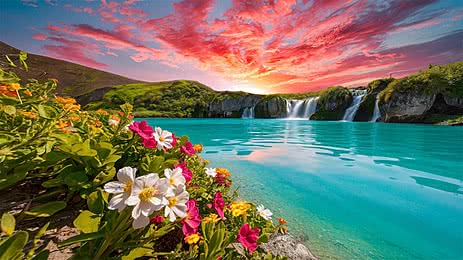
#> input picture Assignment 2/document_scanner/Sample.jpg, 463 x 260 px
$ python restoration.py
#> lines starting #> are read from the running program, lines starting #| are printed output that depends on the picture; long printed decimals are rounded
# Name: HITESH
# Roll No: 2301010280
# Course: Image Processing
# Assignment: Smart Document Scanner


import cv2
import numpy as np
import matplotlib.pyplot as plt

#Load image
img = cv2.imread('Sample.jpg')
#> img is the input picture: shape (260, 463, 3); mean B, G, R 99.8, 114.7, 110.7
img = cv2.resize(img, (512, 512))
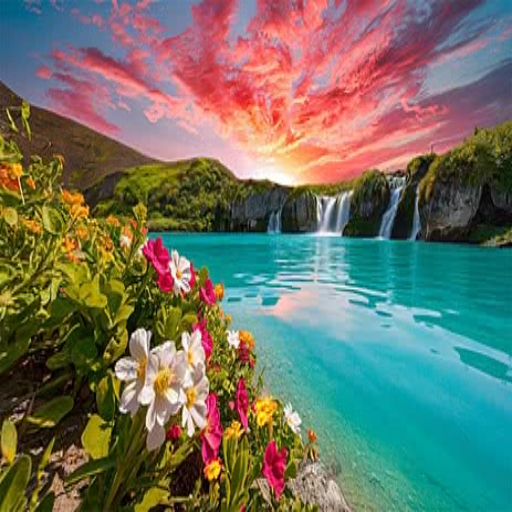
#> img: shape (512, 512, 3); mean B, G, R 99.7, 114.6, 110.6

# Convert to grayscale
gray = cv2.cvtColor(img, cv2.COLOR_BGR2GRAY)
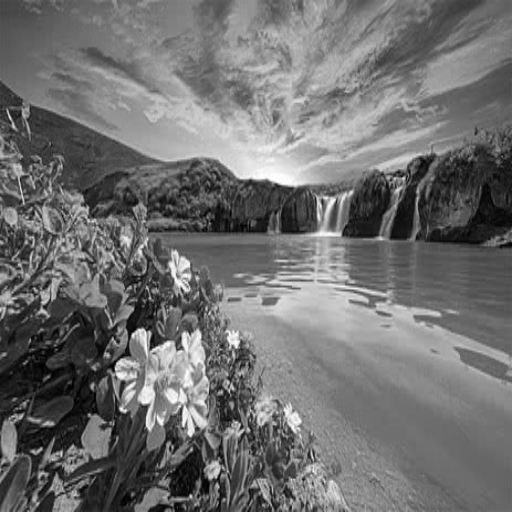
#> gray: shape (512, 512); min 1, max 255, mean 111.7

#SHOW ORIGINAL + GRAY
plt.figure(figsize=(6,4))

plt.subplot(1,2,1)
plt.imshow(cv2.cvtColor(img, cv2.COLOR_BGR2RGB))
plt.title("Original")
plt.axis('off')

plt.subplot(1,2,2)
plt.imshow(gray, cmap='gray')
plt.title("Grayscale")
plt.axis('off')

plt.tight_layout()
plt.show()
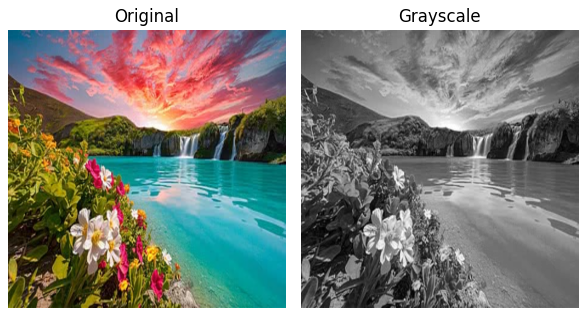
#> figure drawn by matplotlib, 2 panels

#ADD NOISE

# Gaussian Noise
gaussian = gray + np.random.normal(0, 25, gray.shape)
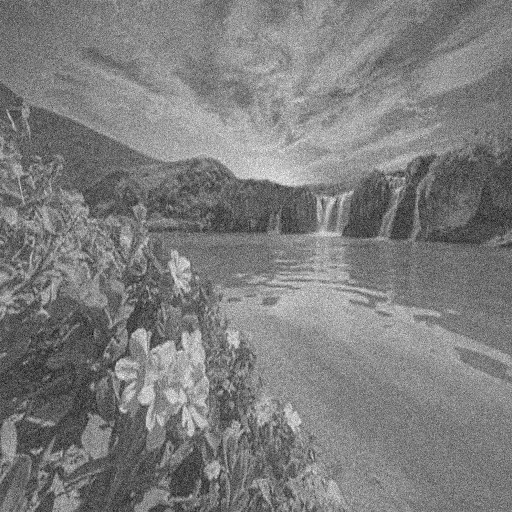
#> gaussian: shape (512, 512) float64; min -105.4, max 334.1, mean 111.7; drawn with min black and max white
gaussian = np.clip(gaussian, 0, 255).astype(np.uint8)
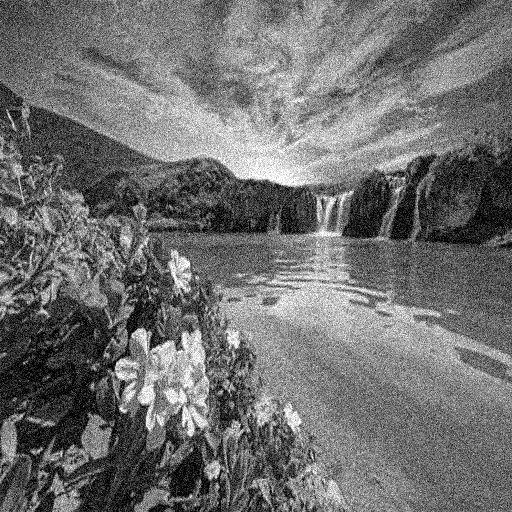
#> gaussian: shape (512, 512); min 0, max 255, mean 111.4

# Salt & Pepper Noise
sp = gray.copy()
prob = 0.02

salt = np.random.rand(*gray.shape) < prob
pepper = np.random.rand(*gray.shape) < prob

sp[salt] = 255
sp[pepper] = 0
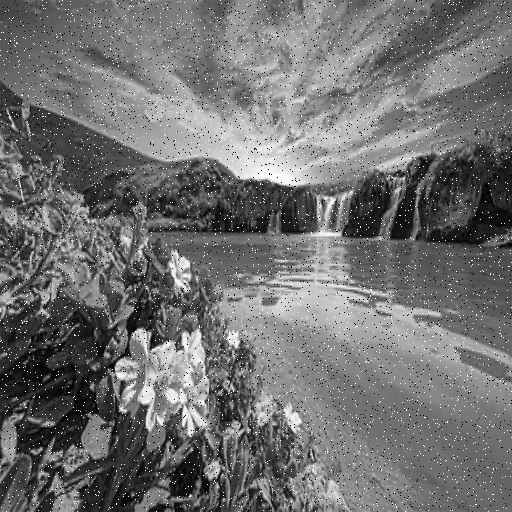
#> sp: shape (512, 512); min 0, max 255, mean 112.3

#FILTERS

# Mean Filter
mean_g = cv2.blur(gaussian, (5,5))
mean_sp = cv2.blur(sp, (5,5))

# Median Filter
median_g = cv2.medianBlur(gaussian, 5)
median_sp = cv2.medianBlur(sp, 5)

# Gaussian Filter
gauss_g = cv2.GaussianBlur(gaussian, (5,5), 0)
gauss_sp = cv2.GaussianBlur(sp, (5,5), 0)
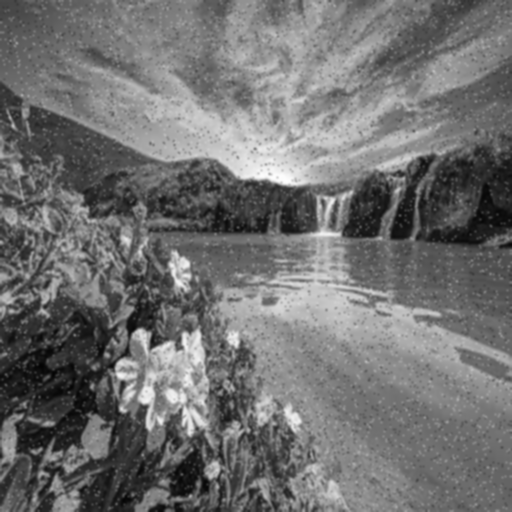
#> gauss_sp: shape (512, 512); min 3, max 253, mean 112.3

#MSE & PSNR

def mse(img1, img2):
    return np.mean((img1 - img2) ** 2)

def psnr(img1, img2):
    m = mse(img1, img2)
#> m = 55.59
    if m == 0:
        return 100
    return 20 * np.log10(255 / np.sqrt(m))

print("\n--- Performance ---")

print("Gaussian + Mean:", mse(gray, mean_g), psnr(gray, mean_g))
#| Gaussian + Mean: 55.594 30.680
print("Gaussian + Median:", mse(gray, median_g), psnr(gray, median_g))
#| Gaussian + Median: 59.155 30.411
print("Gaussian + Gaussian:", mse(gray, gauss_g), psnr(gray, gauss_g))
#| Gaussian + Gaussian: 55.218 30.710

print("SaltPepper + Mean:", mse(gray, mean_sp), psnr(gray, mean_sp))
#| SaltPepper + Mean: 56.783 30.589
print("SaltPepper + Median:", mse(gray, median_sp), psnr(gray, median_sp))
#| SaltPepper + Median: 34.282 32.780
print("SaltPepper + Gaussian:", mse(gray, gauss_sp), psnr(gray, gauss_sp))
#| SaltPepper + Gaussian: 48.158 31.304

#FINAL COMPARISON FIGURE

plt.figure(figsize=(10,8))

images = [
    gray, gaussian, sp,
    mean_g, median_g, gauss_g,
    mean_sp, median_sp, gauss_sp
]

titles = [
    "Original Image", "Gaussian Noise", "Salt & Pepper",
    "Mean (G)", "Median (G)", "Gaussian (G)",
    "Mean (SP)", "Median (SP)", "Gaussian (SP)"
]

for i in range(9):
    plt.subplot(3,3,i+1)
    plt.imshow(images[i], cmap='gray')
    plt.title(titles[i])
    plt.axis('off')

plt.tight_layout()
plt.show()
